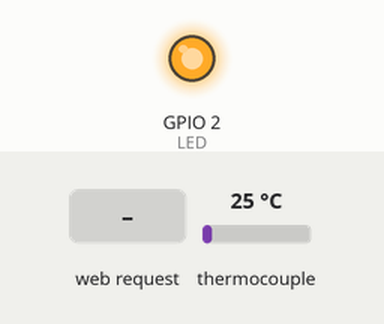
Simulated run of this sketch. Board: ESP32. Parts: output pins drawn as LEDs (lit = HIGH). Dashed ring = blinking. The inputs (shaded band) are chosen by the test bench; at power-on: thermocouple 25 °C. WiFi joins after 1.5 s; servers stay silent unless stated; what the sketch prints to the serial monitor is not drawn.

Above: at 0.1 s.
At 2.5 s:
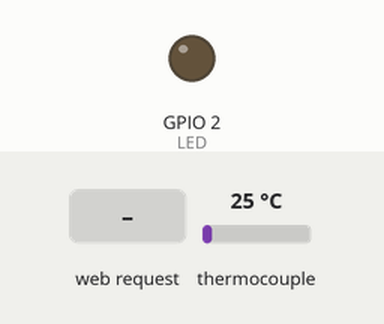
At 4.7 s:
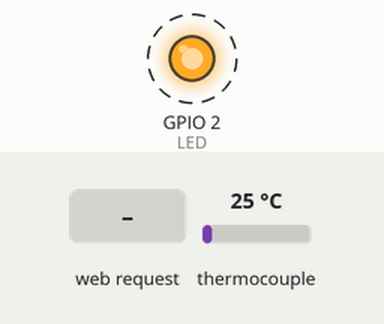
4.8 s: HTTP request GET /H received
7.0 s: HTTP request GET /L received
Timing chart, 0 to 15.0 s (numbered marks = the images above; inputs shaded):
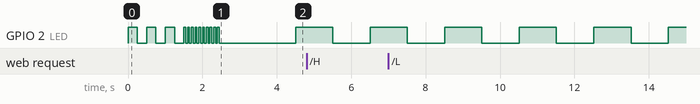

The sketch:

thermocouple_esp32.ino
```cpp
#include <WiFi.h>
#include "max6675.h" //todo: move to global install?

const char* ssid     = "ssid_here";
const char* password = "pass_here";

unsigned long t_prev;

WiFiServer server(80);

int thermoDO = 21;
int thermoCS = 19;
int thermoCLK = 18; //NOTE: pin 13 is built in LED, may be problematic with teensy!

float degC, degF;
int toggle = 0;

MAX6675 thermocouple(thermoCLK, thermoCS, thermoDO);
int vccPin = 3;
int gndPin = 2;


void setup() {

  Serial.begin(115200);

  pinMode(LED_BUILTIN, OUTPUT); //LED
  Serial.println();
  Serial.println();
  Serial.print("Connecting to ");
  Serial.println(ssid);

  WiFi.begin(ssid, password);

  //slow blink while attempting to connect wifi
  while (WiFi.status() != WL_CONNECTED) {
    digitalWrite(LED_BUILTIN, HIGH);
    delay(250);
    digitalWrite(LED_BUILTIN, LOW);
    delay(250);
    Serial.print(".");
  }

  //fast blink: connection OK!
  for (int i = 0; i < 10; i++) {
    digitalWrite(LED_BUILTIN, HIGH);
    delay(50);
    digitalWrite(LED_BUILTIN, LOW);
    delay(50);
  }

  Serial.println("");
  Serial.println("WiFi connected.");
  Serial.println("IP address: ");
  Serial.println(WiFi.localIP());

  server.begin();


  // use Arduino pins
  //pinMode(vccPin, OUTPUT); digitalWrite(vccPin, HIGH);
  //pinMode(gndPin, OUTPUT); digitalWrite(gndPin, LOW);

  //  display.begin(SSD1306_SWITCHCAPVCC, 0x3C);
  //
  //  display.clearDisplay();
  //  display.drawPixel(10, 10, WHITE);
  //  display.display();
  //  delay(1000);

  Serial.println("MAX6675 test");
  // wait for MAX chip to stabilize
  delay(1000);
  t_prev = millis();
}

void loop() {

  WiFiClient client = server.available();   // listen for incoming clients
  if (client) {
    processClient(client);
  }

  if (millis() - t_prev > 1000) { //read temp every second
    degC = thermocouple.readCelsius();
    degF = degC * 9.0 / 5.0 + 32;
    Serial.print("C = ");
    Serial.print(degC);
    Serial.print("    F = ");
    Serial.println(degF);
    toggle = !toggle;
    digitalWrite(LED_BUILTIN, toggle);
    t_prev = millis();
  }
  //  display.clearDisplay();
  //  display.setTextSize(2);
  //  display.setTextColor(WHITE);
  //  display.setCursor(0, 0);
  //  toggle = !toggle;
  //  display.print("Curr Temp ");
  //  display.println(toggle);
  //  display.setTextSize(2);
  //  display.print(degC);
  //  display.println(" C");
  //  display.print(degF);
  //  display.println(" F");
  //  display.display();
  //  digitalWrite(13, toggle);
}

void processClient(WiFiClient& client) {
  Serial.println("New Client.");           // print a message out the serial port
  String currentLine = "";                // make a String to hold incoming data from the client
  while (client.connected()) {            // loop while the client's connected
    if (client.available()) {             // if there's bytes to read from the client,
      char c = client.read();             // read a byte, then
      Serial.write(c);                    // print it out the serial monitor
      if (c == '\n') {                    // if the byte is a newline character

        // if the current line is blank, you got two newline characters in a row.
        // that's the end of the client HTTP request, so send a response:
        if (currentLine.length() == 0) {
          // HTTP headers always start with a response code (e.g. HTTP/1.1 200 OK)
          // and a content-type so the client knows what's coming, then a blank line:
          client.println("HTTP/1.1 200 OK");
          client.println("Content-type:text/html");
          client.println();
          client.print("<head><meta http-equiv=\"refresh\" content=\"5\"></head>");
          // the content of the HTTP response follows the header:
          //client.print("Click <a href=\"/H\">here</a> to turn the LED on pin 5 on.<br>");
          //client.print("Click <a href=\"/L\">here</a> to turn the LED on pin 5 off.<br>");
          client.print("Probe 1 temp = ");
          client.print(degC);
          client.print(" C / ");
          client.print(degF);
          client.print(" F. <br>");

          // The HTTP response ends with another blank line:
          client.println();
          // break out of the while loop:
          break;
        } else {    // if you got a newline, then clear currentLine:
          currentLine = "";
        }
      } else if (c != '\r') {  // if you got anything else but a carriage return character,
        currentLine += c;      // add it to the end of the currentLine
      }

      // Check to see if the client request was "GET /H" or "GET /L":
      if (currentLine.endsWith("GET /H")) {
        digitalWrite(5, HIGH);               // GET /H turns the LED on
      }
      if (currentLine.endsWith("GET /L")) {
        digitalWrite(5, LOW);                // GET /L turns the LED off
      }
    }
  }
  // close the connection:
  client.stop();
  Serial.println("Client Disconnected.");
}
```

Measured:
- by itself, GPIO 2 (LED): alternates HIGH for 1.0 s and LOW for 1.0 s
